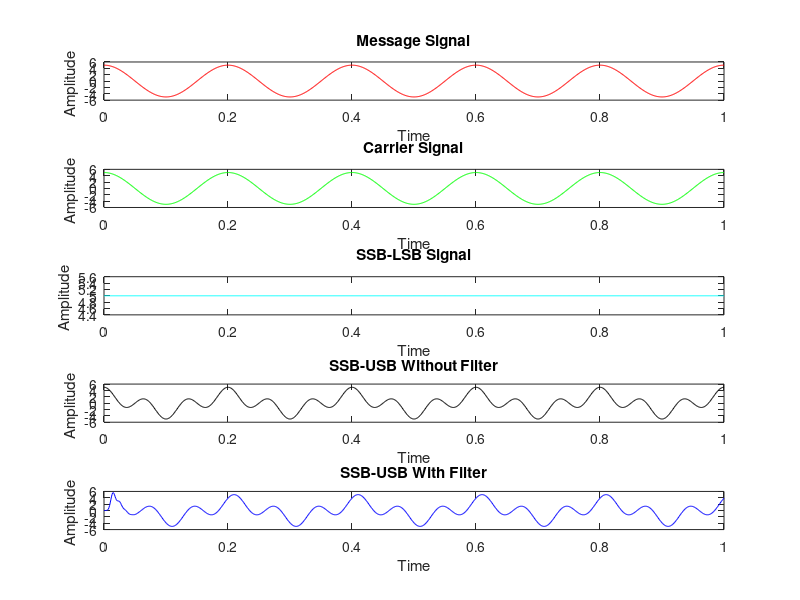

MATLAB code for this plot:
clc;
close all;
clear all;
t=0:0.001:1;
Am=input('Enter Amplitude of Message');
Ac=input('Enter Amplitude of carrier');
fm=input('Enter the Frequency of the Message Signal');
fc=input('Enter the Frequency of Carrier Signal');
m=Am*cos(2*pi*fm*t)
c=Ac*cos(2*pi*fc*t)
x=Am*cos(2*pi*fm*t-pi/2)
l=m.*cos(2*pi*fc*t)+x.*sin(2*pi*fc*t)
u=m.*cos(2*pi*fc*t)-x.*sin(2*pi*fc*t)
s=m.*c    

subplot(5,1,1)
plot(t,m,'r');
title("Message Signal")
xlabel('Time')
ylabel('Amplitude ')

subplot(5,1,2)
plot(t,c,'g');
title("Carrier Signal")
xlabel('Time')
ylabel('Amplitude ')


subplot(5,1,3)
plot(t,l,'c');
title("SSB-LSB Signal")
xlabel('Time')
ylabel('Amplitude ')

d=u.*cos(2*pi*fc*t)     %Demodulation
[b,a]=butter(10,0.2)
v=filter(b,a,d)

subplot(5,1,4)
plot(t,d,'k');
title("SSB-USB Without Filter")
xlabel('Time')
ylabel('Amplitude ')

subplot(5,1,5)
plot(t,v,'b');
title("SSB-USB With Filter")
xlabel('Time')
ylabel('Amplitude ')






